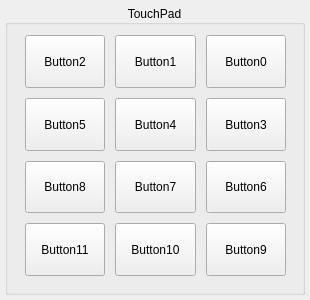
<?xml version="1.0" encoding="UTF-8"?>
<ui version="4.0">
 <class>TouchPadForm</class>
 <widget class="QWidget" name="TouchPadForm">
  <property name="geometry">
   <rect>
    <x>0</x>
    <y>0</y>
    <width>310</width>
    <height>300</height>
   </rect>
  </property>
  <property name="sizePolicy">
   <sizepolicy hsizetype="Preferred" vsizetype="Preferred">
    <horstretch>0</horstretch>
    <verstretch>0</verstretch>
   </sizepolicy>
  </property>
  <property name="minimumSize">
   <size>
    <width>310</width>
    <height>300</height>
   </size>
  </property>
  <property name="baseSize">
   <size>
    <width>0</width>
    <height>0</height>
   </size>
  </property>
  <property name="windowTitle">
   <string>Form</string>
  </property>
  <widget class="QGroupBox" name="groupBox">
   <property name="geometry">
    <rect>
     <x>5</x>
     <y>5</y>
     <width>300</width>
     <height>290</height>
    </rect>
   </property>
   <property name="sizePolicy">
    <sizepolicy hsizetype="Preferred" vsizetype="Preferred">
     <horstretch>0</horstretch>
     <verstretch>0</verstretch>
    </sizepolicy>
   </property>
   <property name="minimumSize">
    <size>
     <width>0</width>
     <height>0</height>
    </size>
   </property>
   <property name="title">
    <string>TouchPad</string>
   </property>
   <property name="alignment">
    <set>Qt::AlignCenter</set>
   </property>
   <property name="flat">
    <bool>false</bool>
   </property>
   <property name="checkable">
    <bool>false</bool>
   </property>
   <widget class="QWidget" name="layoutWidget">
    <property name="geometry">
     <rect>
      <x>10</x>
      <y>20</y>
      <width>281</width>
      <height>261</height>
     </rect>
    </property>
    <layout class="QGridLayout" name="gridLayout" rowstretch="1,1,1,1" columnstretch="1,1,1">
     <property name="sizeConstraint">
      <enum>QLayout::SetDefaultConstraint</enum>
     </property>
     <property name="leftMargin">
      <number>10</number>
     </property>
     <property name="topMargin">
      <number>10</number>
     </property>
     <property name="rightMargin">
      <number>10</number>
     </property>
     <property name="bottomMargin">
      <number>10</number>
     </property>
     <property name="spacing">
      <number>10</number>
     </property>
     <item row="0" column="0">
      <widget class="QPushButton" name="button2">
       <property name="sizePolicy">
        <sizepolicy hsizetype="Expanding" vsizetype="Expanding">
         <horstretch>0</horstretch>
         <verstretch>0</verstretch>
        </sizepolicy>
       </property>
       <property name="text">
        <string>Button2</string>
       </property>
      </widget>
     </item>
     <item row="0" column="1">
      <widget class="QPushButton" name="button1">
       <property name="sizePolicy">
        <sizepolicy hsizetype="Expanding" vsizetype="Expanding">
         <horstretch>0</horstretch>
         <verstretch>0</verstretch>
        </sizepolicy>
       </property>
       <property name="text">
        <string>Button1</string>
       </property>
      </widget>
     </item>
     <item row="0" column="2">
      <widget class="QPushButton" name="button0">
       <property name="sizePolicy">
        <sizepolicy hsizetype="Expanding" vsizetype="Expanding">
         <horstretch>0</horstretch>
         <verstretch>0</verstretch>
        </sizepolicy>
       </property>
       <property name="text">
        <string>Button0</string>
       </property>
      </widget>
     </item>
     <item row="1" column="0">
      <widget class="QPushButton" name="button5">
       <property name="sizePolicy">
        <sizepolicy hsizetype="Expanding" vsizetype="Expanding">
         <horstretch>0</horstretch>
         <verstretch>0</verstretch>
        </sizepolicy>
       </property>
       <property name="text">
        <string>Button5</string>
       </property>
      </widget>
     </item>
     <item row="1" column="1">
      <widget class="QPushButton" name="button4">
       <property name="sizePolicy">
        <sizepolicy hsizetype="Expanding" vsizetype="Expanding">
         <horstretch>0</horstretch>
         <verstretch>0</verstretch>
        </sizepolicy>
       </property>
       <property name="text">
        <string>Button4</string>
       </property>
      </widget>
     </item>
     <item row="1" column="2">
      <widget class="QPushButton" name="button3">
       <property name="sizePolicy">
        <sizepolicy hsizetype="Expanding" vsizetype="Expanding">
         <horstretch>0</horstretch>
         <verstretch>0</verstretch>
        </sizepolicy>
       </property>
       <property name="text">
        <string>Button3</string>
       </property>
      </widget>
     </item>
     <item row="2" column="0">
      <widget class="QPushButton" name="button8">
       <property name="sizePolicy">
        <sizepolicy hsizetype="Expanding" vsizetype="Expanding">
         <horstretch>0</horstretch>
         <verstretch>0</verstretch>
        </sizepolicy>
       </property>
       <property name="text">
        <string>Button8</string>
       </property>
      </widget>
     </item>
     <item row="2" column="1">
      <widget class="QPushButton" name="button7">
       <property name="sizePolicy">
        <sizepolicy hsizetype="Expanding" vsizetype="Expanding">
         <horstretch>0</horstretch>
         <verstretch>0</verstretch>
        </sizepolicy>
       </property>
       <property name="text">
        <string>Button7</string>
       </property>
      </widget>
     </item>
     <item row="2" column="2">
      <widget class="QPushButton" name="button6">
       <property name="sizePolicy">
        <sizepolicy hsizetype="Expanding" vsizetype="Expanding">
         <horstretch>0</horstretch>
         <verstretch>0</verstretch>
        </sizepolicy>
       </property>
       <property name="text">
        <string>Button6</string>
       </property>
      </widget>
     </item>
     <item row="3" column="0">
      <widget class="QPushButton" name="button11">
       <property name="sizePolicy">
        <sizepolicy hsizetype="Expanding" vsizetype="Expanding">
         <horstretch>0</horstretch>
         <verstretch>0</verstretch>
        </sizepolicy>
       </property>
       <property name="text">
        <string>Button11</string>
       </property>
      </widget>
     </item>
     <item row="3" column="1">
      <widget class="QPushButton" name="button10">
       <property name="sizePolicy">
        <sizepolicy hsizetype="Expanding" vsizetype="Expanding">
         <horstretch>0</horstretch>
         <verstretch>0</verstretch>
        </sizepolicy>
       </property>
       <property name="text">
        <string>Button10</string>
       </property>
      </widget>
     </item>
     <item row="3" column="2">
      <widget class="QPushButton" name="button9">
       <property name="sizePolicy">
        <sizepolicy hsizetype="Expanding" vsizetype="Expanding">
         <horstretch>0</horstretch>
         <verstretch>0</verstretch>
        </sizepolicy>
       </property>
       <property name="text">
        <string>Button9</string>
       </property>
      </widget>
     </item>
    </layout>
   </widget>
  </widget>
 </widget>
 <resources/>
 <connections/>
</ui>
